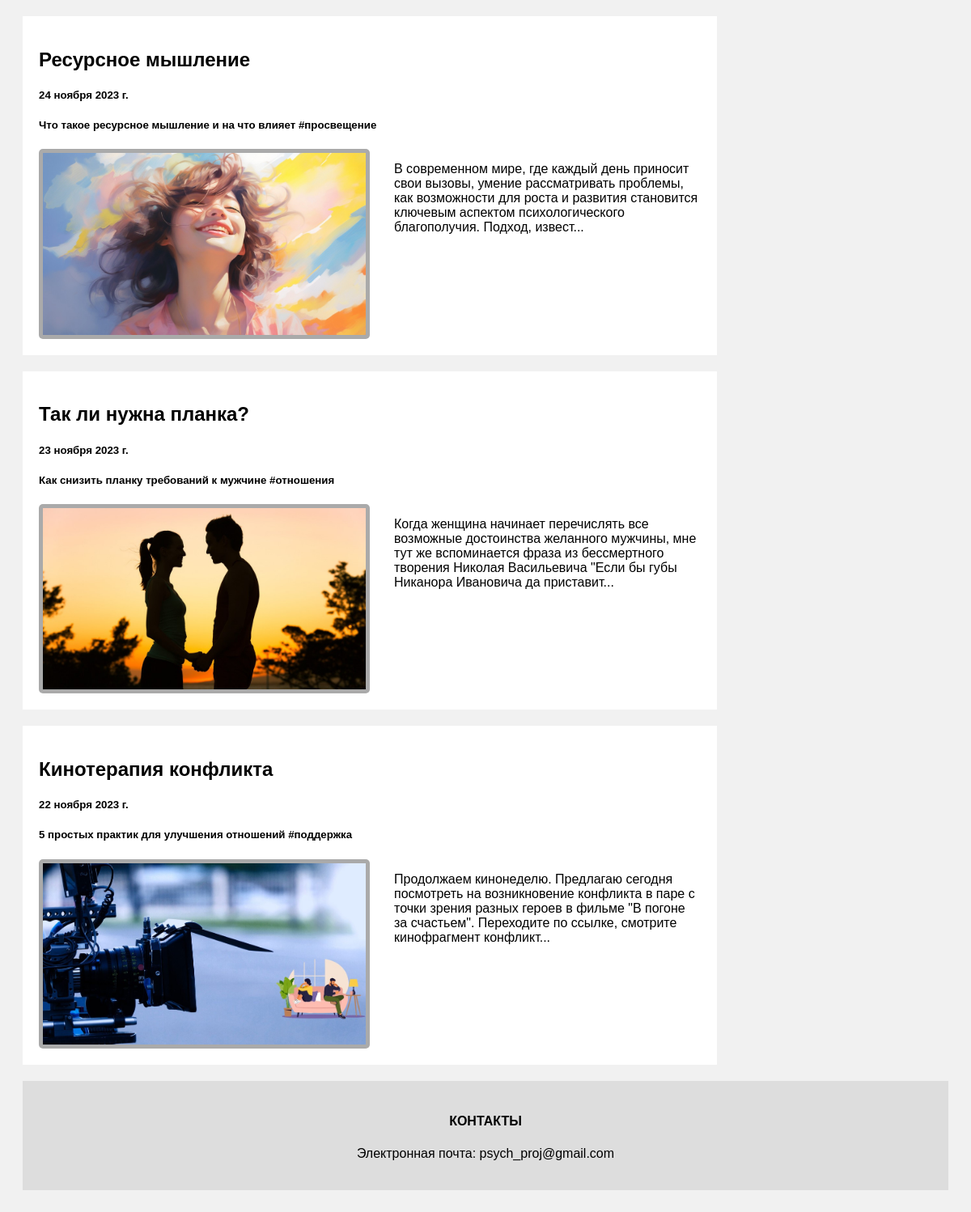
/ (lower part), run on an earlier commit of the app's database.
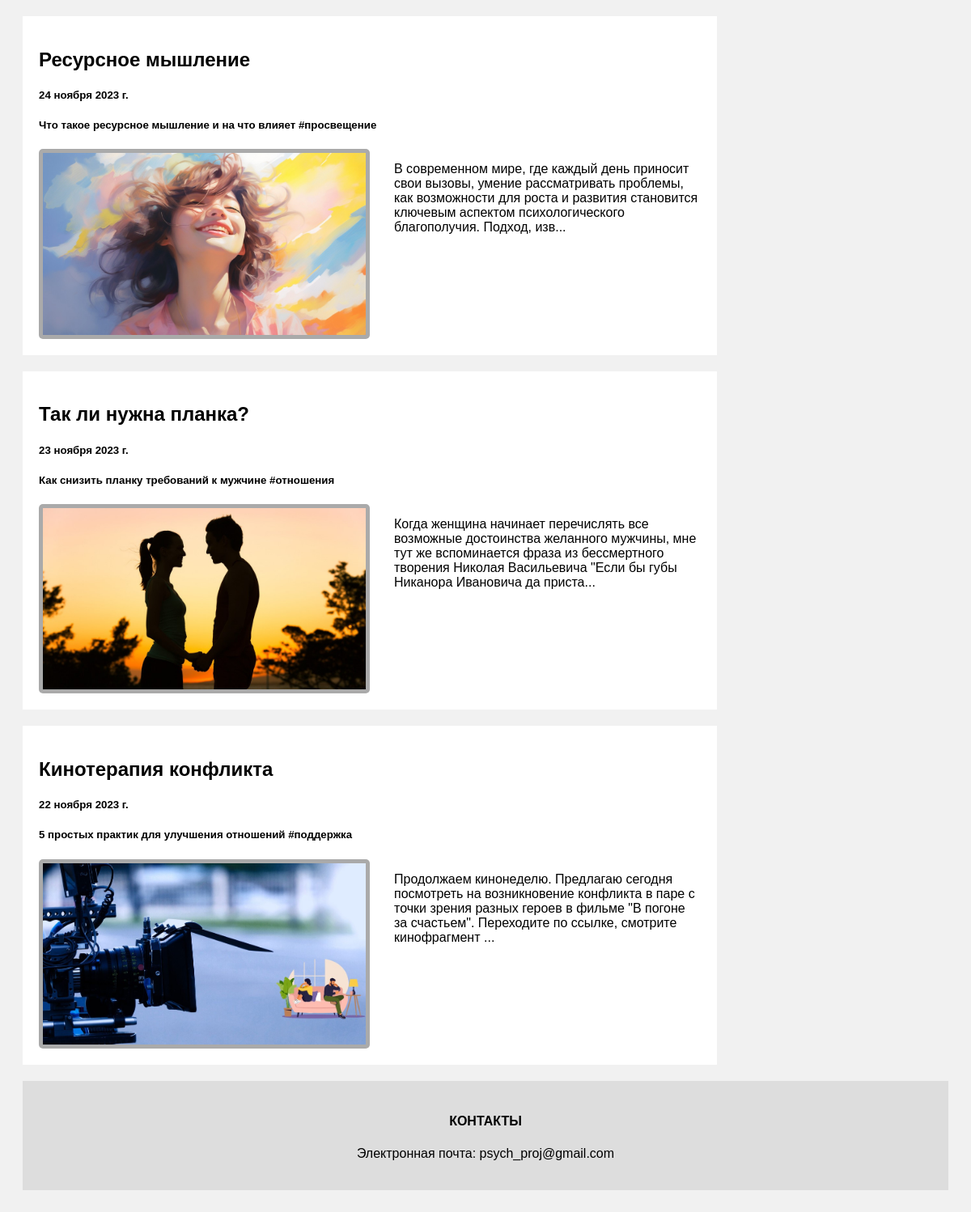
And on a later commit of the database.
### blog/models.py (models this page shows, shortened)
class Post(models.Model):
    title = models.CharField(max_length=30, verbose_name="Название")
    description = models.CharField(max_length=50, verbose_name="Описание")
    date = models.DateField(verbose_name="Дата")
    content = models.TextField(verbose_name="Контент")
    hashtag = models.ManyToManyField(Hashtag, verbose_name="Хештег", blank=True)
    image = models.FileField(
        upload_to="jpeg", verbose_name="Изображение", blank=True, null=True
    )
    slug = models.SlugField(null=False, db_index=True)
    def get_url(self):
        return reverse("post_details", args=[self.slug])

### blog/views.py (the view)
# urls.py: path("", views.MainPage.as_view(), name="main_page"),
class MainPage(ListView):
    template_name = "blog/main_page.html"
    model = Post
    context_object_name = "posts"
    def get_queryset(self):
        queryset = super().get_queryset()
        filter_qs = queryset.order_by("-date")[:3]
        return filter_qs
    def get_context_data(self, **kwargs):
        context = super().get_context_data(**kwargs)
        context["image"] = Gallery.objects.get(slug="main-page")
        return context

### blog/models.py (called while the page is built)
    def get_url(self):
        return reverse("hashtag_details", args=[self.slug])

### context_processors/get_hashtags.py (called while the page is built)
def get_hashtags(request):
    return {"hashtags": Hashtag.objects.all()}

### blog/templates/blog/main_page.html (shortened to what this page needs)
{% extends 'base.html' %}
{% block content %}
        {% for sign_post in posts %}
            <div class="card">
                <a href="{{ sign_post.get_url }}"><h2>{{ sign_post.title }}</h2></a>
                <h5>{{ sign_post.date }}</h5>
                <h5>
                    {{ sign_post.description }}
                    {% for hashtag in sign_post.hashtag.all %}
                        <a href="{{ hashtag.get_url }}">#{{ hashtag.title }}</a>
                    {% endfor %}
                </h5>
                <div class="block">
                    <img class="image" src="{{ sign_post.image.url }}" alt="Изображение не прикреплено">
                    <p class="block-description">
                        {% autoescape off %}{{ sign_post.content|slice:':200' }}{% endautoescape %}...</p>
                </div>
            </div>
        {% endfor %}
{% endblock %}

What changed in the data, as far as the page shows it:
changed Post "Ресурсное мышление": content "…аспектом психологического благополучия. Подход, извест" → "…аспектом психологического благополучия. Подход, изв"
changed Post "Так ли нужна планка?": content "…губы Никанора Ивановича да приставит" → "…губы Никанора Ивановича да приста"
changed Post "Кинотерапия конфликта": content "…по ссылке, смотрите кинофрагмент конфликт" → "…по ссылке, смотрите кинофрагмент"
